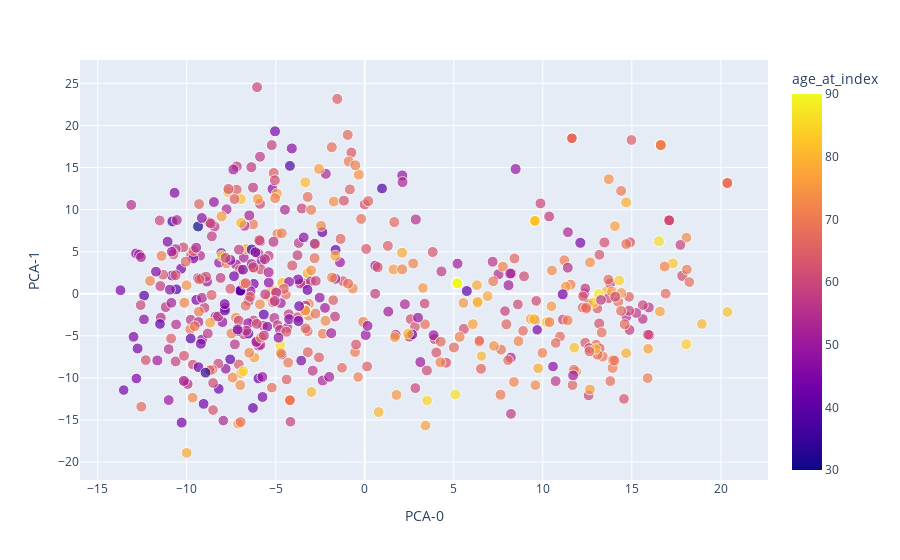

The notebook cell this image was saved under:
### Code cell
# project data onto its first 2 principal components for visualization

feature_code = "age_at_index"
if not "age_at_index" in features: feature_code = features[0]

fig = px.scatter(
      merge(
        df_data_norm_pca,
        df_library_size,
        df_clinical
      ),
      x=df_data_norm_pca.columns[0],
      y=df_data_norm_pca.columns[1],
      size='n_reads',
      size_max=8,
      color = feature_code
)
fig.show()

### Figure 1 — Plotly figure (JSON) as saved in the notebook; plotly's stock layout.template omitted (floating-point values rounded to 4 significant figures; data arrays with more than 128 entries replaced by an {"elided": "..."} marker saying what was removed)
{"data": [{"hovertemplate": "PCA-0=%{x}<br>PCA-1=%{y}<br>n_reads=%{marker.size}<br>age_at_index=%{marker.color}<extra></extra>", "legendgroup": "", "marker": {"color": {"elided": "633 int values"}, "coloraxis": "coloraxis", "size": {"elided": "633 int values"}, "sizemode": "area", "sizeref": 288.9, "symbol": "circle"}, "mode": "markers", "name": "", "showlegend": false, "type": "scatter", "x": {"elided": "633 float values"}, "xaxis": "x", "y": {"elided": "633 float values"}, "yaxis": "y"}], "layout": {"coloraxis": {"colorbar": {"title": {"text": "age_at_index"}}, "colorscale": [[0, "#0d0887"], [0.1111, "#46039f"], [0.2222, "#7201a8"], [0.3333, "#9c179e"], [0.4444, "#bd3786"], [0.5556, "#d8576b"], [0.6667, "#ed7953"], [0.7778, "#fb9f3a"], [0.8889, "#fdca26"], [1, "#f0f921"]]}, "legend": {"itemsizing": "constant", "tracegroupgap": 0}, "margin": {"t": 60}, "xaxis": {"anchor": "y", "domain": [0, 1], "title": {"text": "PCA-0"}}, "yaxis": {"anchor": "x", "domain": [0, 1], "title": {"text": "PCA-1"}}}}
